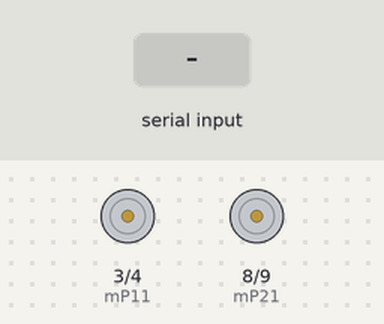
The sketch below on a simulated Arduino Uno, built with avr-gcc and run on an emulated ATmega328P. Parts: motor-driver pin pairs drawn as motors (green arrow = first pin HIGH = forward, orange = second pin HIGH = backward, longer = more drive). Inputs (shaded band) come from the test bench.

Above: at 1.2 s.
1.3 s: "F" received over Serial
At 2.2 s:
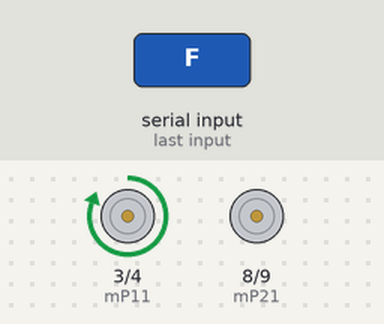
2.8 s: byte 73 ('I') received over Serial
At 3.4 s:
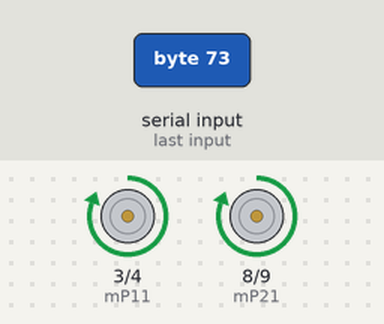
4.3 s: byte 72 ('H') received over Serial
At 5.5 s:
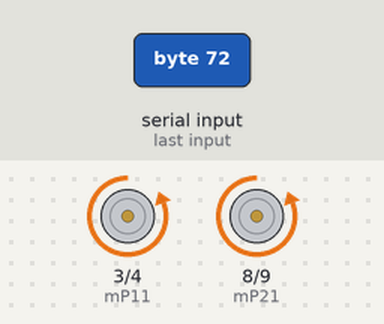
5.8 s: byte 74 ('J') received over Serial
At 6.9 s:
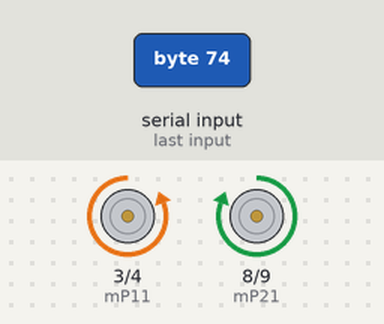
7.3 s: "B" received over Serial
At 8.0 s:
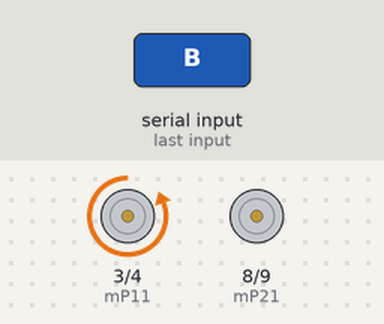
8.8 s: "L" received over Serial
At 9.1 s:
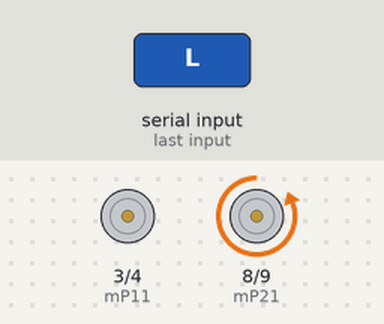
Timing chart, 0 to 11.3 s (numbered marks = the images above; inputs shaded):
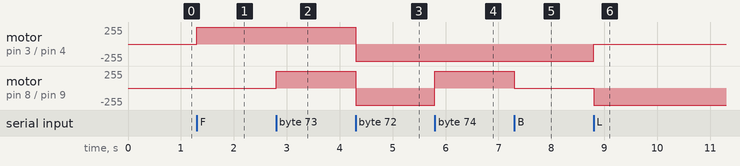

The sketch:

btauto.ino
```cpp
int Btdata;
//motor a
const int mP11 = 3;
const int mP12 = 4;
//motor b
const int mP21 = 8;
const int mP22 = 9;
//motor a je snaga a motor b je lijevo desno
void setup() {
  Serial.begin(9600);
  pinMode(mP11,OUTPUT);
  pinMode(mP12,OUTPUT);
  pinMode(mP21,OUTPUT);
  pinMode(mP22,OUTPUT);
  digitalWrite(mP11,LOW);
  digitalWrite(mP12,LOW);
  digitalWrite(mP21,LOW);
  digitalWrite(mP22,LOW);
}
void loop() {
  if(Serial.available()){
    Btdata = Serial.read();
  }
switch(Btdata){
  //naprijed
  case 'F': case 'f':
    digitalWrite(mP11, HIGH);
    digitalWrite(mP12, LOW);
    digitalWrite(mP21, LOW);
    digitalWrite(mP22, LOW);
    break;
   //nazad
   case 'B': case 'b':
      digitalWrite(mP11, LOW);
      digitalWrite(mP12, HIGH);
      digitalWrite(mP21, LOW);
      digitalWrite(mP22, LOW);
      break;
     //lijevo
    case 'L': case 'l':
      digitalWrite(mP11, LOW);
      digitalWrite(mP12, LOW);
      digitalWrite(mP21, LOW);
      digitalWrite(mP22, HIGH);
      break;
     //desno
    case 'R': case 'r':
      digitalWrite(mP11, LOW);
      digitalWrite(mP12, LOW);
      digitalWrite(mP21, HIGH);
      digitalWrite(mP22, LOW);
      break;
      //naprijed lijevo
    case 'G': case 'g':
      digitalWrite(mP11, HIGH);
      digitalWrite(mP12, LOW);
      digitalWrite(mP21, LOW);
      digitalWrite(mP22, HIGH);
      break;
      //naprijed desno
    case 'I': case 'i':
      digitalWrite(mP11, HIGH);
      digitalWrite(mP12, LOW);
      digitalWrite(mP21, HIGH);
      digitalWrite(mP22, LOW);
      break;
      //nazad lijevo
    case 'H': case 'h':
      digitalWrite(mP11, LOW);
      digitalWrite(mP12, HIGH);
      digitalWrite(mP21, LOW);
      digitalWrite(mP22, HIGH);
      break;
      //nazad desno
    case 'J': case 'j':
      digitalWrite(mP11, LOW);
      digitalWrite(mP12, HIGH);
      digitalWrite(mP21, HIGH);
      digitalWrite(mP22, LOW);
      break;
      //stop
    case 'S': case 's':
      digitalWrite(mP11, LOW);
      digitalWrite(mP12, LOW);
      digitalWrite(mP21, LOW);
      digitalWrite(mP22, LOW);
      break;


}


}
```

Measured:
- after the input at 1.3 s, motor on pin 3 (mP11) / pin 4 (mP12): stopped → forward 255/255 at once
- after the input at 2.8 s, motor on pin 8 (mP21) / pin 9 (mP22): stopped → forward 255/255 at once
- after the input at 4.3 s, motor on pin 3 (mP11) / pin 4 (mP12), motor on pin 8 (mP21) / pin 9 (mP22): forward 255/255 → backward 255/255 at once
- after the input at 5.8 s, motor on pin 8 (mP21) / pin 9 (mP22): backward 255/255 → forward 255/255 at once
- after the input at 7.3 s, motor on pin 8 (mP21) / pin 9 (mP22): forward 255/255 → stopped at once
- after the input at 8.8 s, motor on pin 3 (mP11) / pin 4 (mP12): backward 255/255 → stopped at once; motor on pin 8 (mP21) / pin 9 (mP22): stopped → backward 255/255 at once
